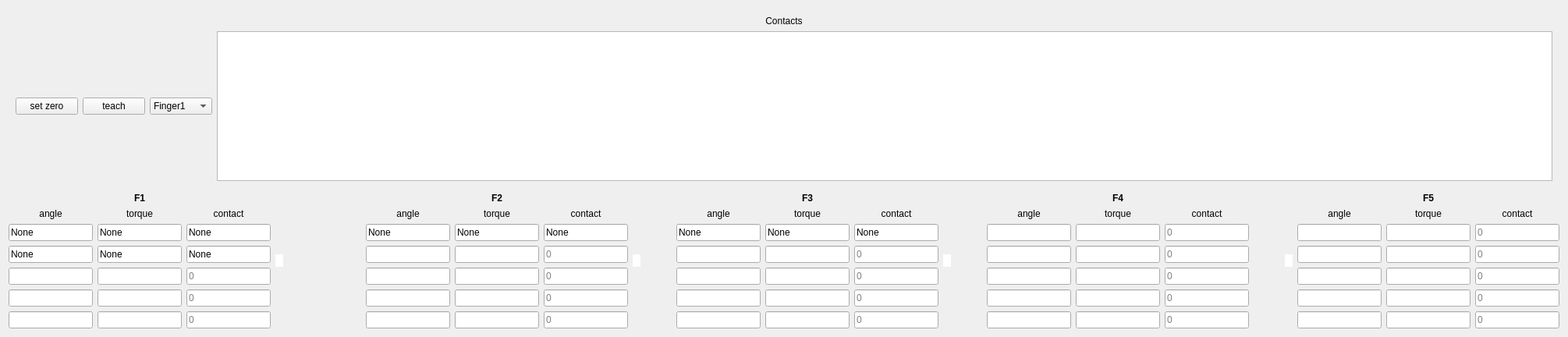
  <widget class="QWidget" name="centralwidget">
   <layout class="QVBoxLayout" name="verticalLayout">
    <item>
     <widget class="QWidget" name="contact_widget" native="true">
      <layout class="QVBoxLayout" name="verticalLayout_2">
       <item>
        <widget class="QLabel" name="label_2">
         <property name="styleSheet">
          <string notr="true">font: 15pt ''sans serif''</string>
         </property>
         <property name="text">
          <string>Contacts</string>
         </property>
         <property name="alignment">
          <set>Qt::AlignCenter</set>
         </property>
        </widget>
       </item>
       <item>
        <layout class="QHBoxLayout" name="horizontalLayout_5">
         <item>
          <widget class="QPushButton" name="pushButton_set_zero">
           <property name="text">
            <string>set zero</string>
           </property>
          </widget>
         </item>
         <item>
          <widget class="QPushButton" name="pushButton_teach">
           <property name="text">
            <string>teach</string>
           </property>
          </widget>
         </item>
         <item>
          <widget class="QComboBox" name="comboBox_contact">
           <property name="sizePolicy">
            <sizepolicy hsizetype="Fixed" vsizetype="Fixed">
             <horstretch>0</horstretch>
             <verstretch>0</verstretch>
            </sizepolicy>
           </property>
           <property name="minimumSize">
            <size>
             <width>80</width>
             <height>20</height>
            </size>
           </property>
           <item>
            <property name="text">
             <string>Finger1</string>
            </property>
           </item>
           <item>
            <property name="text">
             <string>Finger2</string>
            </property>
           </item>
           <item>
            <property name="text">
             <string>Finger3</string>
            </property>
           </item>
          </widget>
         </item>
         <item>
          <widget class="QTextEdit" name="textEdit_contact">
           <property name="minimumSize">
            <size>
             <width>500</width>
             <height>0</height>
            </size>
           </property>
          </widget>
         </item>
        </layout>
       </item>
      </layout>
     </widget>
    </item>
    <item>
     <layout class="QHBoxLayout" name="horizontalLayout">
      <item>
       <layout class="QGridLayout" name="gridLayout_8">
        <item row="1" column="2">
         <widget class="QLabel" name="label_47">
          <property name="enabled">
           <bool>true</bool>
          </property>
          <property name="maximumSize">
           <size>
            <width>16777215</width>
            <height>20</height>
           </size>
          </property>
          <property name="text">
           <string>contact</string>
          </property>
          <property name="alignment">
           <set>Qt::AlignCenter</set>
          </property>
         </widget>
        </item>
        <item row="6" column="1">
         <widget class="QLineEdit" name="lineEdit_jt_f1_3_t">
          <property name="readOnly">
           <bool>true</bool>
          </property>
         </widget>
        </item>
        <item row="4" column="2">
         <widget class="QLineEdit" name="lineEdit_jt_f1_1_c">
          <property name="readOnly">
           <bool>true</bool>
          </property>
          <property name="placeholderText">
           <string>0</string>
          </property>
         </widget>
        </item>
        <item row="6" column="2">
         <widget class="QLineEdit" name="lineEdit_jt_f1_3_c">
          <property name="readOnly">
           <bool>true</bool>
          </property>
          <property name="placeholderText">
           <string>0</string>
          </property>
         </widget>
        </item>
        <item row="4" column="1">
         <widget class="QLineEdit" name="lineEdit_jt_f1_1_t">
          <property name="readOnly">
           <bool>true</bool>
          </property>
         </widget>
        </item>
        <item row="2" column="1">
         <widget class="QLineEdit" name="lineEdit_jt_f1_b_t">
          <property name="text">
           <string>None</string>
          </property>
          <property name="readOnly">
           <bool>true</bool>
          </property>
         </widget>
        </item>
        <item row="5" column="1">
         <widget class="QLineEdit" name="lineEdit_jt_f1_2_t">
          <property name="readOnly">
           <bool>true</bool>
          </property>
         </widget>
        </item>
        <item row="1" column="1">
         <widget class="QLabel" name="label_46">
          <property name="text">
           <string>torque</string>
          </property>
          <property name="alignment">
           <set>Qt::AlignCenter</set>
          </property>
         </widget>
        </item>
        <item row="1" column="0">
         <widget class="QLabel" name="label_45">
          <property name="text">
           <string>angle</string>
          </property>
          <property name="alignment">
           <set>Qt::AlignCenter</set>
          </property>
         </widget>
        </item>
        <item row="3" column="2">
         <widget class="QLineEdit" name="lineEdit_jt_f1_0_c">
          <property name="text">
           <string>None</string>
          </property>
          <property name="readOnly">
           <bool>true</bool>
          </property>
         </widget>
        </item>
        <item row="2" column="2">
         <widget class="QLineEdit" name="lineEdit_jt_f1_b_c">
          <property name="enabled">
           <bool>true</bool>
          </property>
          <property name="text">
           <string>None</string>
          </property>
          <property name="readOnly">
           <bool>true</bool>
          </property>
         </widget>
        </item>
        <item row="5" column="2">
         <widget class="QLineEdit" name="lineEdit_jt_f1_2_c">
          <property name="readOnly">
           <bool>true</bool>
          </property>
          <property name="placeholderText">
           <string>0</string>
          </property>
         </widget>
        </item>
        <item row="0" column="0" colspan="3">
         <widget class="QLabel" name="label_3">
          <property name="maximumSize">
           <size>
            <width>16777215</width>
            <height>20</height>
           </size>
          </property>
          <property name="styleSheet">
           <string notr="true">
font: 16pt &quot;Sans Serif&quot;;font-weight:700;</string>
          </property>
          <property name="text">
           <string>F1</string>
          </property>
          <property name="alignment">
           <set>Qt::AlignCenter</set>
          </property>
         </widget>
        </item>
        <item row="2" column="0">
         <widget class="QLineEdit" name="lineEdit_jt_f1_b_p">
          <property name="text">
           <string>None</string>
          </property>
          <property name="readOnly">
           <bool>true</bool>
          </property>
         </widget>
        </item>
        <item row="3" column="1">
         <widget class="QLineEdit" name="lineEdit_jt_f1_0_t">
          <property name="text">
           <string>None</string>
          </property>
          <property name="readOnly">
           <bool>true</bool>
          </property>
         </widget>
        </item>
        <item row="3" column="0">
         <widget class="QLineEdit" name="lineEdit_jt_f1_0_p">
          <property name="text">
           <string>None</string>
          </property>
          <property name="readOnly">
           <bool>true</bool>
          </property>
         </widget>
        </item>
        <item row="4" column="0">
         <widget class="QLineEdit" name="lineEdit_jt_f1_1_p">
          <property name="readOnly">
           <bool>true</bool>
          </property>
         </widget>
        </item>
        <item row="5" column="0">
         <widget class="QLineEdit" name="lineEdit_jt_f1_2_p">
          <property name="readOnly">
           <bool>true</bool>
          </property>
         </widget>
        </item>
        <item row="6" column="0">
         <widget class="QLineEdit" name="lineEdit_jt_f1_3_p">
          <property name="readOnly">
           <bool>true</bool>
          </property>
         </widget>
        </item>
       </layout>
      </item>
      <item>
       <widget class="QLineEdit" name="lineEdit">
        <property name="enabled">
         <bool>false</bool>
        </property>
        <property name="maximumSize">
         <size>
          <width>10</width>
          <height>16777215</height>
         </size>
        </property>
        <property name="styleSheet">
         <string notr="true">border:none</string>
        </property>
       </widget>
      </item>
      <item>
       <spacer name="horizontalSpacer_2">
        <property name="orientation">
         <enum>Qt::Horizontal</enum>
        </property>
        <property name="sizeHint" stdset="0">
         <size>
          <width>100</width>
          <height>20</height>
         </size>
        </property>
       </spacer>
      </item>
      <item>
       <layout class="QGridLayout" name="gridLayout_9">
        <item row="4" column="2">
         <widget class="QLineEdit" name="lineEdit_jt_f2_1_c">
          <property name="readOnly">
           <bool>true</bool>
          </property>
          <property name="placeholderText">
           <string>0</string>
          </property>
         </widget>
        </item>
        <item row="1" column="1">
         <widget class="QLabel" name="label_49">
          <property name="text">
           <string>torque</string>
          </property>
          <property name="alignment">
           <set>Qt::AlignCenter</set>
          </property>
         </widget>
        </item>
        <item row="6" column="2">
         <widget class="QLineEdit" name="lineEdit_jt_f2_3_c">
          <property name="readOnly">
           <bool>true</bool>
          </property>
          <property name="placeholderText">
           <string>0</string>
          </property>
         </widget>
        </item>
        <item row="6" column="0">
         <widget class="QLineEdit" name="lineEdit_jt_f2_3_p">
          <property name="readOnly">
           <bool>true</bool>
          </property>
         </widget>
        </item>
        <item row="1" column="0">
         <widget class="QLabel" name="label_50">
          <property name="text">
           <string>angle</string>
          </property>
          <property name="alignment">
           <set>Qt::AlignCenter</set>
          </property>
         </widget>
        </item>
        <item row="3" column="2">
         <widget class="QLineEdit" name="lineEdit_jt_f2_0_c">
          <property name="readOnly">
           <bool>true</bool>
          </property>
          <property name="placeholderText">
           <string>0</string>
          </property>
         </widget>
        </item>
        <item row="2" column="2">
         <widget class="QLineEdit" name="lineEdit_jt_f2_b_c">
          <property name="enabled">
           <bool>true</bool>
          </property>
          <property name="text">
           <string>None</string>
          </property>
          <property name="readOnly">
           <bool>true</bool>
          </property>
         </widget>
        </item>
        <item row="5" column="2">
         <widget class="QLineEdit" name="lineEdit_jt_f2_2_c">
          <property name="readOnly">
           <bool>true</bool>
          </property>
          <property name="placeholderText">
           <string>0</string>
          </property>
         </widget>
        </item>
        <item row="0" column="0" colspan="3">
         <widget class="QLabel" name="label_4">
          <property name="maximumSize">
           <size>
            <width>16777215</width>
            <height>20</height>
           </size>
          </property>
          <property name="styleSheet">
           <string notr="true">
font: 16pt &quot;Sans Serif&quot;;font-weight:700;</string>
          </property>
          <property name="text">
           <string>F2</string>
          </property>
          <property name="alignment">
           <set>Qt::AlignCenter</set>
          </property>
         </widget>
        </item>
        <item row="1" column="2">
         <widget class="QLabel" name="label_48">
          <property name="enabled">
           <bool>true</bool>
          </property>
          <property name="maximumSize">
           <size>
            <width>16777215</width>
            <height>20</height>
           </size>
          </property>
          <property name="text">
           <string>contact</string>
          </property>
          <property name="alignment">
           <set>Qt::AlignCenter</set>
          </property>
         </widget>
        </item>
        <item row="4" column="0">
         <widget class="QLineEdit" name="lineEdit_jt_f2_1_p">
          <property name="readOnly">
           <bool>true</bool>
          </property>
         </widget>
        </item>
        <item row="3" column="0">
         <widget class="QLineEdit" name="lineEdit_jt_f2_0_p">
          <property name="readOnly">
           <bool>true</bool>
          </property>
         </widget>
        </item>
        <item row="3" column="1">
         <widget class="QLineEdit" name="lineEdit_jt_f2_0_t">
          <property name="readOnly">
           <bool>true</bool>
          </property>
         </widget>
        </item>
        <item row="6" column="1">
         <widget class="QLineEdit" name="lineEdit_jt_f2_3_t">
          <property name="readOnly">
           <bool>true</bool>
          </property>
         </widget>
        </item>
        <item row="5" column="1">
         <widget class="QLineEdit" name="lineEdit_jt_f2_2_t">
          <property name="readOnly">
           <bool>true</bool>
          </property>
         </widget>
        </item>
        <item row="4" column="1">
         <widget class="QLineEdit" name="lineEdit_jt_f2_1_t">
          <property name="readOnly">
           <bool>true</bool>
          </property>
         </widget>
        </item>
        <item row="2" column="0">
         <widget class="QLineEdit" name="lineEdit_jt_f2_b_p">
          <property name="text">
           <string>None</string>
          </property>
          <property name="readOnly">
           <bool>true</bool>
          </property>
         </widget>
        </item>
        <item row="2" column="1">
         <widget class="QLineEdit" name="lineEdit_jt_f2_b_t">
          <property name="text">
           <string>None</string>
          </property>
          <property name="readOnly">
           <bool>true</bool>
          </property>
         </widget>
        </item>
        <item row="5" column="0">
         <widget class="QLineEdit" name="lineEdit_jt_f2_2_p">
          <property name="readOnly">
           <bool>true</bool>
          </property>
         </widget>
        </item>
       </layout>
      </item>
      <item>
       <widget class="QLineEdit" name="lineEdit_2">
        <property name="enabled">
         <bool>false</bool>
        </property>
        <property name="maximumSize">
         <size>
          <width>10</width>
          <height>16777215</height>
         </size>
        </property>
        <property name="styleSheet">
         <string notr="true">border:none</string>
        </property>
       </widget>
      </item>
      <item>
       <spacer name="horizontalSpacer_3">
        <property name="orientation">
         <enum>Qt::Horizontal</enum>
        </property>
        <property name="sizeHint" stdset="0">
         <size>
          <width>40</width>
          <height>20</height>
         </size>
        </property>
       </spacer>
      </item>
      <item>
       <layout class="QGridLayout" name="gridLayout_10">
        <item row="4" column="2">
         <widget class="QLineEdit" name="lineEdit_jt_f3_1_c">
          <property name="readOnly">
           <bool>true</bool>
          </property>
          <property name="placeholderText">
           <string>0</string>
          </property>
         </widget>
        </item>
        <item row="5" column="0">
         <widget class="QLineEdit" name="lineEdit_jt_f3_2_p">
          <property name="readOnly">
           <bool>true</bool>
          </property>
         </widget>
        </item>
        <item row="6" column="2">
         <widget class="QLineEdit" name="lineEdit_jt_f3_3_c">
          <property name="readOnly">
           <bool>true</bool>
          </property>
          <property name="placeholderText">
           <string>0</string>
          </property>
         </widget>
        </item>
        <item row="4" column="0">
         <widget class="QLineEdit" name="lineEdit_jt_f3_1_p">
          <property name="readOnly">
           <bool>true</bool>
          </property>
         </widget>
        </item>
        <item row="4" column="1">
         <widget class="QLineEdit" name="lineEdit_jt_f3_1_t">
          <property name="readOnly">
           <bool>true</bool>
          </property>
         </widget>
        </item>
        <item row="2" column="1">
         <widget class="QLineEdit" name="lineEdit_jt_f3_b_t">
          <property name="text">
           <string>None</string>
          </property>
          <property name="readOnly">
           <bool>true</bool>
          </property>
         </widget>
        </item>
        <item row="5" column="1">
         <widget class="QLineEdit" name="lineEdit_jt_f3_2_t">
          <property name="readOnly">
           <bool>true</bool>
          </property>
         </widget>
        </item>
        <item row="1" column="1">
         <widget class="QLabel" name="label_52">
          <property name="text">
           <string>torque</string>
          </property>
          <property name="alignment">
           <set>Qt::AlignCenter</set>
          </property>
         </widget>
        </item>
        <item row="2" column="0">
         <widget class="QLineEdit" name="lineEdit_jt_f3_b_p">
          <property name="text">
           <string>None</string>
          </property>
          <property name="readOnly">
           <bool>true</bool>
          </property>
         </widget>
        </item>
        <item row="3" column="0">
         <widget class="QLineEdit" name="lineEdit_jt_f3_0_p">
          <property name="readOnly">
           <bool>true</bool>
          </property>
         </widget>
        </item>
        <item row="3" column="1">
         <widget class="QLineEdit" name="lineEdit_jt_f3_0_t">
          <property name="readOnly">
           <bool>true</bool>
          </property>
         </widget>
        </item>
        <item row="6" column="0">
         <widget class="QLineEdit" name="lineEdit_jt_f3_3_p">
          <property name="readOnly">
           <bool>true</bool>
          </property>
         </widget>
        </item>
        <item row="1" column="0">
         <widget class="QLabel" name="label_53">
          <property name="text">
           <string>angle</string>
          </property>
          <property name="alignment">
           <set>Qt::AlignCenter</set>
          </property>
         </widget>
        </item>
        <item row="3" column="2">
         <widget class="QLineEdit" name="lineEdit_jt_f3_0_c">
          <property name="readOnly">
           <bool>true</bool>
          </property>
          <property name="placeholderText">
           <string>0</string>
          </property>
         </widget>
        </item>
        <item row="0" column="0" colspan="3">
         <widget class="QLabel" name="label_5">
          <property name="maximumSize">
           <size>
            <width>16777215</width>
            <height>20</height>
           </size>
          </property>
          <property name="styleSheet">
           <string notr="true">
font: 16pt &quot;Sans Serif&quot;;font-weight:700;</string>
          </property>
          <property name="text">
           <string>F3</string>
          </property>
          <property name="alignment">
           <set>Qt::AlignCenter</set>
          </property>
         </widget>
        </item>
        <item row="2" column="2">
         <widget class="QLineEdit" name="lineEdit_jt_f3_b_c">
          <property name="enabled">
           <bool>true</bool>
          </property>
          <property name="text">
           <string>None</string>
          </property>
          <property name="readOnly">
           <bool>true</bool>
          </property>
         </widget>
        </item>
        <item row="5" column="2">
         <widget class="QLineEdit" name="lineEdit_jt_f3_2_c">
          <property name="readOnly">
           <bool>true</bool>
          </property>
          <property name="placeholderText">
           <string>0</string>
          </property>
         </widget>
        </item>
        <item row="6" column="1">
         <widget class="QLineEdit" name="lineEdit_jt_f3_3_t">
          <property name="readOnly">
           <bool>true</bool>
          </property>
         </widget>
        </item>
        <item row="1" column="2">
         <widget class="QLabel" name="label_51">
          <property name="enabled">
           <bool>true</bool>
          </property>
          <property name="maximumSize">
           <size>
            <width>16777215</width>
            <height>20</height>
           </size>
          </property>
          <property name="text">
           <string>contact</string>
          </property>
          <property name="alignment">
           <set>Qt::AlignCenter</set>
          </property>
         </widget>
        </item>
       </layout>
      </item>
      <item>
       <widget class="QLineEdit" name="lineEdit_3">
        <property name="enabled">
         <bool>false</bool>
        </property>
        <property name="maximumSize">
         <size>
          <width>10</width>
          <height>16777215</height>
         </size>
        </property>
        <property name="styleSheet">
         <string notr="true">border:none</string>
        </property>
       </widget>
      </item>
      <item>
       <spacer name="horizontalSpacer_4">
        <property name="orientation">
         <enum>Qt::Horizontal</enum>
        </property>
        <property name="sizeHint" stdset="0">
         <size>
          <width>40</width>
          <height>20</height>
         </size>
        </property>
       </spacer>
      </item>
      <item>
       <layout class="QGridLayout" name="gridLayout_11">
        <item row="1" column="2">
         <widget class="QLabel" name="label_54">
          <property name="enabled">
           <bool>true</bool>
          </property>
          <property name="maximumSize">
           <size>
            <width>16777215</width>
            <height>20</height>
           </size>
          </property>
          <property name="text">
           <string>contact</string>
          </property>
          <property name="alignment">
           <set>Qt::AlignCenter</set>
          </property>
         </widget>
        </item>
        <item row="6" column="1">
         <widget class="QLineEdit" name="lineEdit_jt_f4_3_t">
          <property name="readOnly">
           <bool>true</bool>
          </property>
         </widget>
        </item>
        <item row="4" column="2">
         <widget class="QLineEdit" name="lineEdit_jt_f4_1_c">
          <property name="readOnly">
           <bool>true</bool>
          </property>
          <property name="placeholderText">
           <string>0</string>
          </property>
         </widget>
        </item>
        <item row="5" column="0">
         <widget class="QLineEdit" name="lineEdit_jt_f4_2_p">
          <property name="readOnly">
           <bool>true</bool>
          </property>
         </widget>
        </item>
        <item row="6" column="2">
         <widget class="QLineEdit" name="lineEdit_jt_f4_3_c">
          <property name="readOnly">
           <bool>true</bool>
          </property>
          <property name="placeholderText">
           <string>0</string>
          </property>
         </widget>
        </item>
        <item row="4" column="0">
         <widget class="QLineEdit" name="lineEdit_jt_f4_1_p">
          <property name="readOnly">
           <bool>true</bool>
          </property>
         </widget>
        </item>
        <item row="4" column="1">
         <widget class="QLineEdit" name="lineEdit_jt_f4_1_t">
          <property name="readOnly">
           <bool>true</bool>
          </property>
         </widget>
        </item>
        <item row="2" column="1">
         <widget class="QLineEdit" name="lineEdit_jt_f4_b_t">
          <property name="readOnly">
           <bool>true</bool>
          </property>
         </widget>
        </item>
        <item row="5" column="1">
         <widget class="QLineEdit" name="lineEdit_jt_f4_2_t">
          <property name="readOnly">
           <bool>true</bool>
          </property>
         </widget>
        </item>
        <item row="1" column="1">
         <widget class="QLabel" name="label_55">
          <property name="text">
           <string>torque</string>
          </property>
          <property name="alignment">
           <set>Qt::AlignCenter</set>
          </property>
         </widget>
        </item>
        <item row="2" column="0">
         <widget class="QLineEdit" name="lineEdit_jt_f4_b_p">
          <property name="readOnly">
           <bool>true</bool>
          </property>
         </widget>
        </item>
        <item row="3" column="0">
         <widget class="QLineEdit" name="lineEdit_jt_f4_0_p">
          <property name="readOnly">
           <bool>true</bool>
          </property>
         </widget>
        </item>
        <item row="3" column="1">
         <widget class="QLineEdit" name="lineEdit_jt_f4_0_t">
          <property name="readOnly">
           <bool>true</bool>
          </property>
         </widget>
        </item>
        <item row="6" column="0">
         <widget class="QLineEdit" name="lineEdit_jt_f4_3_p">
          <property name="readOnly">
           <bool>true</bool>
          </property>
         </widget>
        </item>
        <item row="1" column="0">
         <widget class="QLabel" name="label_56">
          <property name="text">
           <string>angle</string>
          </property>
          <property name="alignment">
           <set>Qt::AlignCenter</set>
          </property>
         </widget>
        </item>
        <item row="3" column="2">
         <widget class="QLineEdit" name="lineEdit_jt_f4_0_c">
          <property name="readOnly">
           <bool>true</bool>
          </property>
          <property name="placeholderText">
           <string>0</string>
          </property>
         </widget>
        </item>
        <item row="2" column="2">
         <widget class="QLineEdit" name="lineEdit_jt_f4_b_c">
          <property name="enabled">
           <bool>true</bool>
          </property>
          <property name="readOnly">
           <bool>true</bool>
          </property>
          <property name="placeholderText">
           <string>0</string>
          </property>
         </widget>
        </item>
        <item row="5" column="2">
         <widget class="QLineEdit" name="lineEdit_jt_f4_2_c">
          <property name="readOnly">
           <bool>true</bool>
          </property>
          <property name="placeholderText">
           <string>0</string>
          </property>
         </widget>
        </item>
        <item row="0" column="0" colspan="3">
         <widget class="QLabel" name="label_6">
          <property name="maximumSize">
           <size>
            <width>16777215</width>
            <height>20</height>
           </size>
          </property>
          <property name="styleSheet">
           <string notr="true">
font: 16pt &quot;Sans Serif&quot;;font-weight:700;</string>
          </property>
          <property name="text">
           <string>F4</string>
          </property>
          <property name="alignment">
           <set>Qt::AlignCenter</set>
          </property>
         </widget>
        </item>
       </layout>
      </item>
      <item>
       <spacer name="horizontalSpacer_5">
        <property name="orientation">
         <enum>Qt::Horizontal</enum>
        </property>
        <property name="sizeHint" stdset="0">
         <size>
          <width>40</width>
          <height>20</height>
         </size>
        </property>
       </spacer>
      </item>
      <item>
       <widget class="QLineEdit" name="lineEdit_4">
        <property name="enabled">
         <bool>false</bool>
        </property>
        <property name="maximumSize">
         <size>
          <width>10</width>
          <height>16777215</height>
         </size>
        </property>
        <property name="styleSheet">
         <string notr="true">border:none</string>
        </property>
       </widget>
      </item>
      <item>
       <layout class="QGridLayout" name="gridLayout_12">
        <item row="1" column="2">
         <widget class="QLabel" name="label_57">
          <property name="enabled">
           <bool>true</bool>
          </property>
          <property name="maximumSize">
           <size>
            <width>16777215</width>
            <height>20</height>
           </size>
          </property>
          <property name="text">
           <string>contact</string>
          </property>
          <property name="alignment">
           <set>Qt::AlignCenter</set>
          </property>
         </widget>
        </item>
        <item row="6" column="1">
         <widget class="QLineEdit" name="lineEdit_jt_f5_3_t">
          <property name="readOnly">
           <bool>true</bool>
          </property>
         </widget>
        </item>
        <item row="4" column="2">
         <widget class="QLineEdit" name="lineEdit_jt_f5_1_c">
          <property name="readOnly">
           <bool>true</bool>
          </property>
          <property name="placeholderText">
           <string>0</string>
          </property>
         </widget>
        </item>
        <item row="5" column="0">
         <widget class="QLineEdit" name="lineEdit_jt_f5_2_p">
          <property name="readOnly">
           <bool>true</bool>
          </property>
         </widget>
        </item>
        <item row="6" column="2">
         <widget class="QLineEdit" name="lineEdit_jt_f5_3_c">
          <property name="readOnly">
           <bool>true</bool>
          </property>
          <property name="placeholderText">
           <string>0</string>
          </property>
         </widget>
        </item>
        <item row="4" column="0">
         <widget class="QLineEdit" name="lineEdit_jt_f5_1_p">
          <property name="readOnly">
           <bool>true</bool>
          </property>
         </widget>
        </item>
        <item row="4" column="1">
         <widget class="QLineEdit" name="lineEdit_jt_f5_1_t">
          <property name="readOnly">
           <bool>true</bool>
          </property>
         </widget>
        </item>
        <item row="2" column="1">
         <widget class="QLineEdit" name="lineEdit_jt_f5_b_t">
          <property name="readOnly">
           <bool>true</bool>
          </property>
         </widget>
        </item>
        <item row="5" column="1">
         <widget class="QLineEdit" name="lineEdit_jt_f5_2_t">
          <property name="readOnly">
           <bool>true</bool>
          </property>
         </widget>
        </item>
        <item row="1" column="1">
         <widget class="QLabel" name="label_58">
          <property name="text">
           <string>torque</string>
          </property>
          <property name="alignment">
           <set>Qt::AlignCenter</set>
          </property>
         </widget>
        </item>
        <item row="2" column="0">
         <widget class="QLineEdit" name="lineEdit_jt_f5_b_p">
          <property name="readOnly">
           <bool>true</bool>
          </property>
         </widget>
        </item>
        <item row="3" column="0">
         <widget class="QLineEdit" name="lineEdit_jt_f5_0_p">
          <property name="readOnly">
           <bool>true</bool>
          </property>
         </widget>
        </item>
        <item row="3" column="1">
         <widget class="QLineEdit" name="lineEdit_jt_f5_0_t">
          <property name="readOnly">
           <bool>true</bool>
          </property>
         </widget>
        </item>
        <item row="6" column="0">
         <widget class="QLineEdit" name="lineEdit_jt_f5_3_p">
          <property name="readOnly">
           <bool>true</bool>
          </property>
         </widget>
        </item>
        <item row="1" column="0">
         <widget class="QLabel" name="label_59">
          <property name="text">
           <string>angle</string>
          </property>
          <property name="alignment">
           <set>Qt::AlignCenter</set>
          </property>
         </widget>
        </item>
        <item row="3" column="2">
         <widget class="QLineEdit" name="lineEdit_jt_f5_0_c">
          <property name="readOnly">
           <bool>true</bool>
          </property>
          <property name="placeholderText">
           <string>0</string>
          </property>
         </widget>
        </item>
        <item row="2" column="2">
         <widget class="QLineEdit" name="lineEdit_jt_f5_b_c">
          <property name="enabled">
           <bool>true</bool>
          </property>
          <property name="readOnly">
           <bool>true</bool>
          </property>
          <property name="placeholderText">
           <string>0</string>
          </property>
         </widget>
        </item>
        <item row="5" column="2">
         <widget class="QLineEdit" name="lineEdit_jt_f5_2_c">
          <property name="readOnly">
           <bool>true</bool>
          </property>
          <property name="placeholderText">
           <string>0</string>
          </property>
         </widget>
        </item>
        <item row="0" column="0" colspan="3">
         <widget class="QLabel" name="label_7">
          <property name="maximumSize">
           <size>
            <width>16777215</width>
            <height>20</height>
           </size>
          </property>
          <property name="styleSheet">
           <string notr="true">
font: 16pt &quot;Sans Serif&quot;;font-weight:700;</string>
          </property>
          <property name="text">
           <string>F5</string>
          </property>
          <property name="alignment">
           <set>Qt::AlignCenter</set>
          </property>
         </widget>
        </item>
       </layout>
      </item>
     </layout>
    </item>
   </layout>
  </widget>
